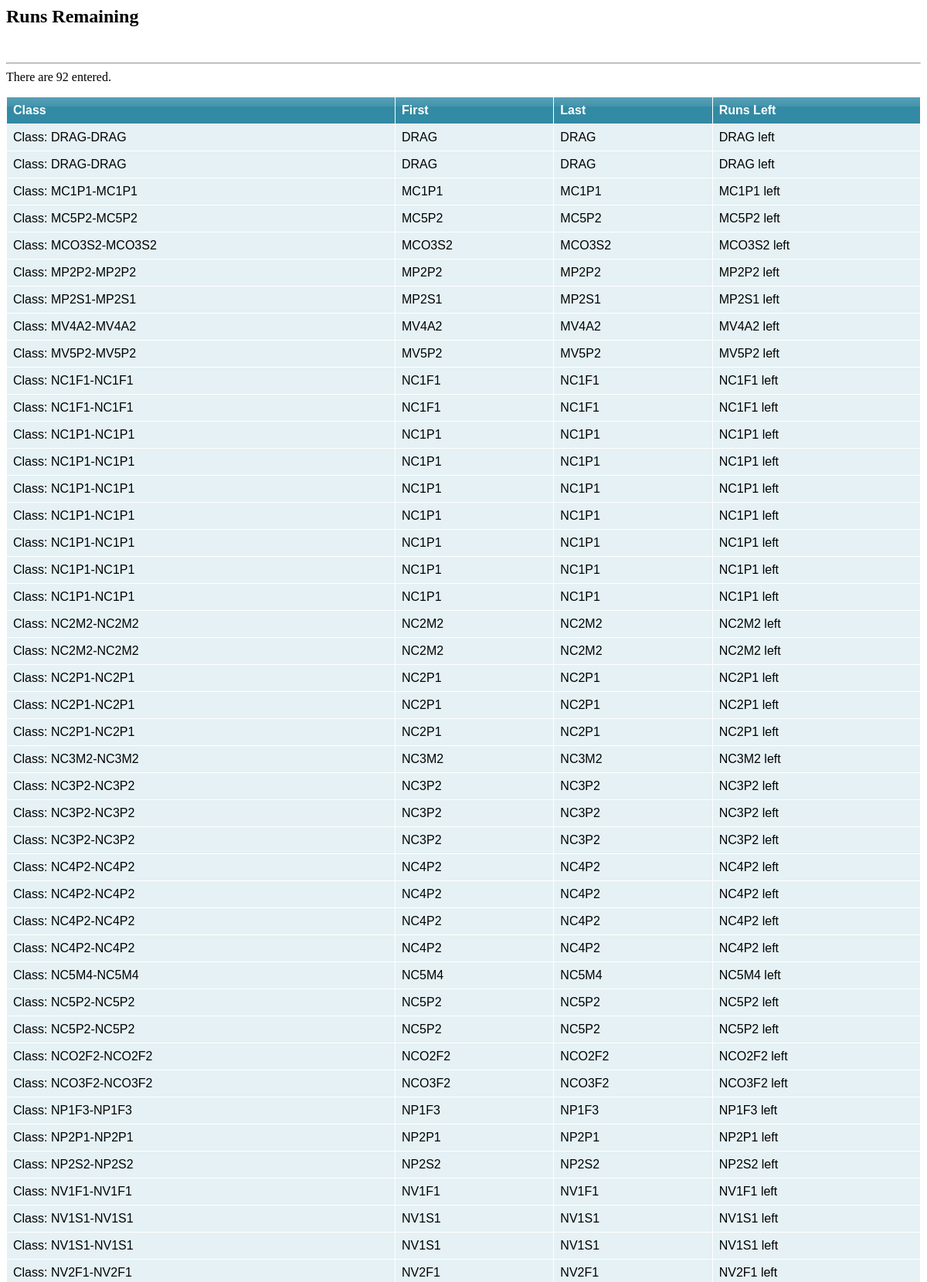
/listrunsleft.php (upper part), run on the app's committed database.
### tables this page shows
CREATE TABLE IF NOT EXISTS `competitors` (
  `competitor_id` int(4) NOT NULL AUTO_INCREMENT,
  `driver_first` varchar(25) NOT NULL DEFAULT '',
  `driver_middle` char(2) DEFAULT NULL,
  `driver_last` varchar(25) NOT NULL DEFAULT '',
  `driver_dob` varchar(11) DEFAULT NULL,
  `driver_address` varchar(25) DEFAULT NULL,
  `driver_address2` varchar(20) DEFAULT NULL,
  `driver_city` varchar(15) DEFAULT NULL,
  `driver_state` char(2) DEFAULT NULL,
  `driver_zip` mediumint(5) DEFAULT NULL,
  `driver_dl` varchar(15) DEFAULT NULL,
  `driver_phone` varchar(12) DEFAULT NULL,
  `owner_first` varchar(25) DEFAULT NULL,
  `owner_middle` char(2) DEFAULT NULL,
  `owner_last` varchar(20) DEFAULT NULL,
  `owner_address` varchar(25) DEFAULT NULL,
  `owner_city` varchar(15) DEFAULT NULL,
  `owner_state` char(2) DEFAULT NULL,
  `owner_zip` mediumint(5) DEFAULT NULL,
  `owner_phone` varchar(12) DEFAULT NULL,
  `sponsor_name` varchar(30) DEFAULT NULL,
  `sponsor_address` varchar(50) DEFAULT NULL,
  `emer_first` varchar(25) DEFAULT NULL,
  `emer_last` varchar(25) DEFAULT NULL,
  `emer_address` varchar(50) DEFAULT NULL,
  `emer_phone` varchar(12) DEFAULT NULL,
  `emer_relation` varchar(30) DEFAULT NULL,
  `boat_class` varchar(8) DEFAULT NULL,
  `boat_number` int(2) DEFAULT NULL,
  `boat_name` varchar(30) DEFAULT NULL,
  `boat_year` smallint(4) DEFAULT NULL,
  `boat_mfg` varchar(20) DEFAULT NULL,
  `boat_hull` varchar(5) DEFAULT NULL,
  `boat_length` tinyint(4) DEFAULT NULL,
  `boat_engines` tinyint(2) DEFAULT NULL,
  `boat_block` varchar(10) DEFAULT NULL,
  `boat_cuinch` int(4) DEFAULT NULL,
  `boat_outdrivetype` varchar(10) DEFAULT NULL,
  `boat_mods` varchar(60) DEFAULT NULL,
  `boat_state` char(2) DEFAULT NULL,
  `driver_email` varchar(30) DEFAULT NULL,
  `bio` text,
  `runs_remain` int(11) NOT NULL DEFAULT '0',
  PRIMARY KEY (`competitor_id`)
);

### listrunsleft.php (the view, shortened to what this page needs)
<HTML>
<HEAD>
<link href="tablecloth/tablecloth.css" rel="stylesheet" type="text/css" media="screen" />
</HEAD>
<h2> Runs Remaining </h2>
<br>
<?php
$sql = 'SELECT competitors.boat_class, competitors.boat_number,competitors.driver_first, competitors.driver_last, competitors.runs_remain'
        . ' FROM competitors'
        . ' ORDER BY competitors.boat_class ASC';
$result = mysql_query($sql);
echo "<hr>";
$num = mysql_numrows($result);
echo "There are $num entered. <BR>";
echo "<table border='1' cellpadding='0' cellspacing='0' style='border-collapse: collapse' bordercolor='#111111' width='97%' id='AutoNumber1'>";
echo "<tr><th>Class</th><th>First</th><th>Last</th><th>Runs Left</th></tr>";
$i = 0;
while ($i < $num) {
	$boat_class = mysql_result($result,$i,"competitors.boat_class");
	$boat_number = mysql_result($result,$i,"competitors.boat_number");
	$driver_first = mysql_result($result,$i,"competitors.driver_first");
	$driver_last = mysql_result($result,$i,"competitors.driver_last");
	$runs_remain = mysql_result($result,$i,"competitors.runs_remain");
echo "<tr>";
	echo "<td>Class: $boat_class-$boat_number</td><td> $driver_first</td><td> $driver_last</td><td> $runs_remain left </td>";
++$i;
echo "</tr>";
}
echo "</table>";
?>
<br><br>
<BODY>
</BODY>
</HTML>

### tablecloth/tablecloth.css (style rules this page uses)
table, td { font:100% Arial, Helvetica, sans-serif; }
table { width:100%;border-collapse:collapse;margin:1em 0; }
th, td { text-align:left;padding:.5em;border:1px solid #fff; }
th { background:#328aa4 url(tr_back.gif) repeat-x;color:#fff; }
td { background:#e5f1f4; }

### data on the page
competitors: boat_class "DRAG"
competitors: boat_class "DRAG"
competitors: boat_class "MC1P1"
competitors: boat_class "MC5P2"
competitors: boat_class "MCO3S2"
competitors: boat_class "MP2P2"
competitors: boat_class "MP2S1"
competitors: boat_class "MV4A2"
competitors: boat_class "MV5P2"
competitors: boat_class "NC1F1"
competitors: boat_class "NC1F1"
competitors: boat_class "NC1P1"
competitors: boat_class "NC1P1"
competitors: boat_class "NC1P1"
competitors: boat_class "NC1P1"
competitors: boat_class "NC1P1"
competitors: boat_class "NC1P1"
competitors: boat_class "NC1P1"
competitors: boat_class "NC2M2"
competitors: boat_class "NC2M2"
competitors: boat_class "NC2P1"
competitors: boat_class "NC2P1"
competitors: boat_class "NC2P1"
competitors: boat_class "NC3M2"
competitors: boat_class "NC3P2"
competitors: boat_class "NC3P2"
competitors: boat_class "NC3P2"
competitors: boat_class "NC4P2"
competitors: boat_class "NC4P2"
competitors: boat_class "NC4P2"
competitors: boat_class "NC4P2"
competitors: boat_class "NC5M4"
competitors: boat_class "NC5P2"
competitors: boat_class "NC5P2"
competitors: boat_class "NCO2F2"
competitors: boat_class "NCO3F2"
competitors: boat_class "NP1F3"
competitors: boat_class "NP2P1"
competitors: boat_class "NP2S2"
competitors: boat_class "NV1F1"
competitors: boat_class "NV1S1"
competitors: boat_class "NV1S1"
competitors: boat_class "NV2F1"

### other printed values
$num "92"
